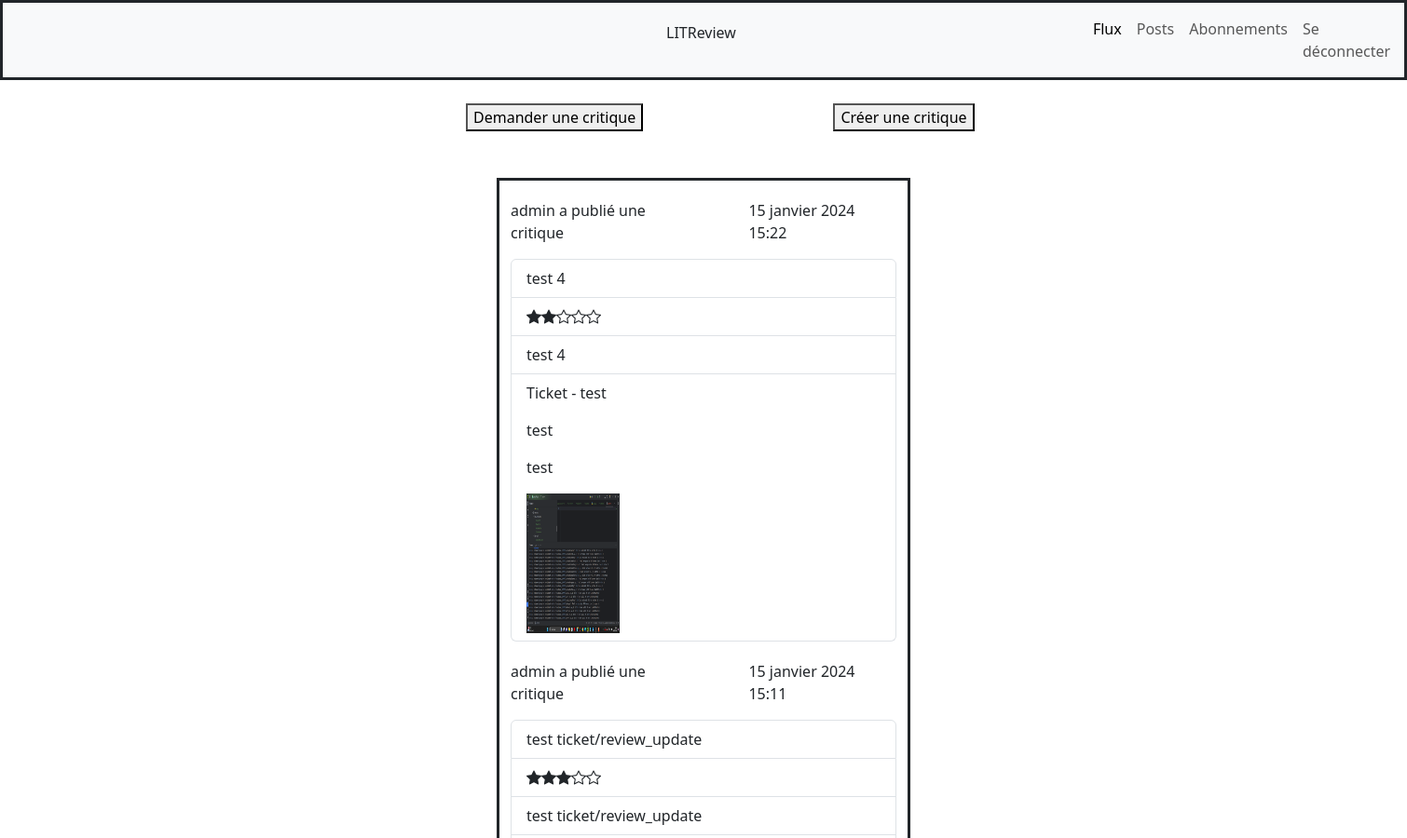
Before: /home/ (signed in, upper part) with the older database file.
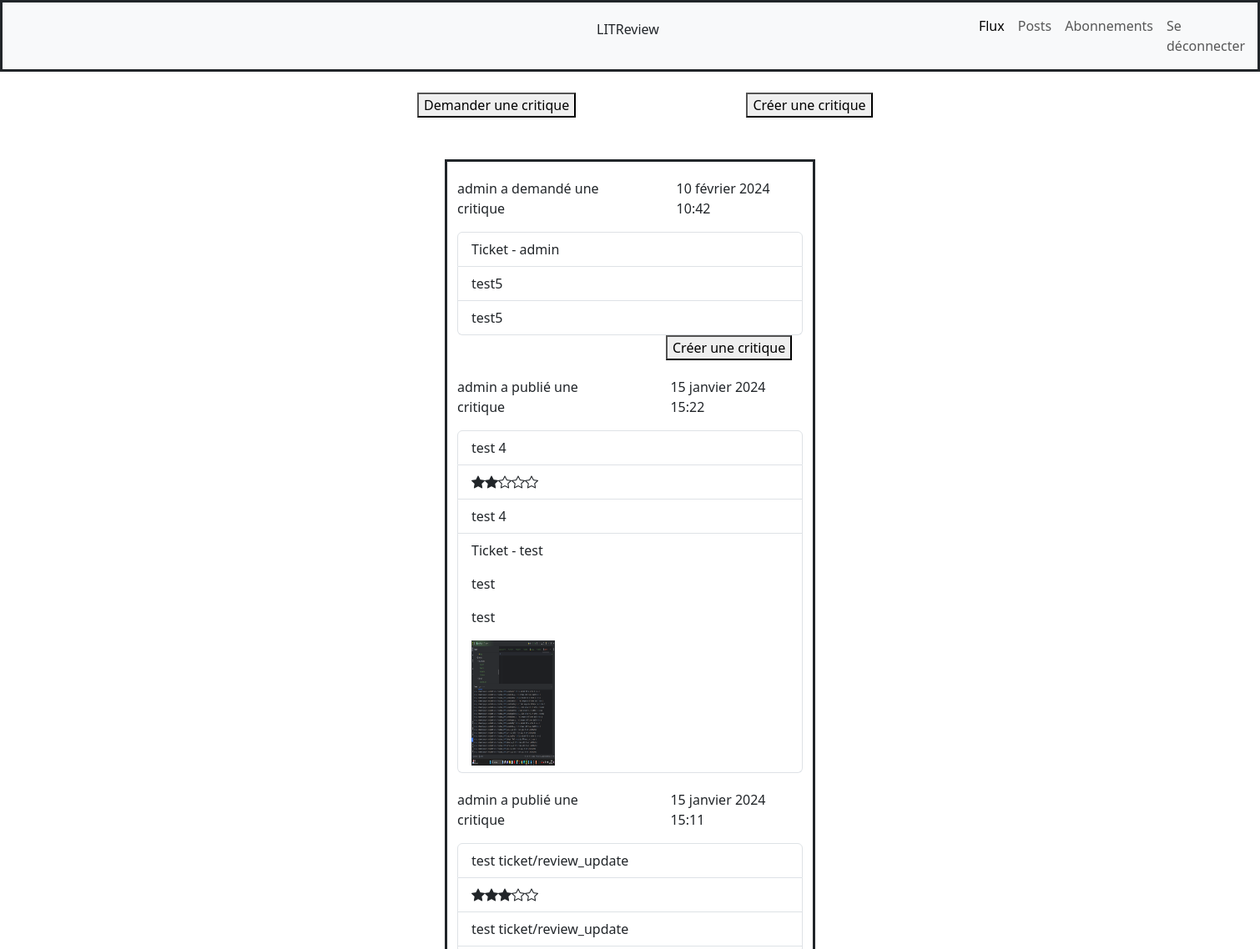
After: the same page with the newer database file.
### critical/models.py (models this page shows)
class Review(models.Model):
    name = models.CharField(max_length=100)
    ticket = models.ForeignKey(to=Ticket, null=True, on_delete=models.CASCADE)
    rating = models.PositiveSmallIntegerField(
        validators=[MinValueValidator(0), MaxValueValidator(5)]
    )
    user = models.ForeignKey(to=User, on_delete=models.CASCADE)
    headline = models.CharField(max_length=128)
    body = models.TextField(max_length=8192, blank=True)
    time_created = models.DateTimeField(auto_now_add=True)
    @property
    def display_rating(self):
        full_star = ''
        empty_star = ''
        for i in range(self.rating):
            full_star += '<i class="bi bi-star-fill"></i>'
        for i in range(5-self.rating):
            empty_star += '<i class="bi bi-star"></i>'
        return full_star + empty_star

class Ticket(models.Model):
    title = models.CharField(max_length=128)
    description = models.TextField(max_length=2048, blank=True)
    user = models.ForeignKey(to=User, on_delete=models.CASCADE)
    image = models.ImageField(null=True, blank=True, upload_to='ticket')
    time_created = models.DateTimeField(auto_now_add=True)

### critical/views.py (the view)
# urls.py: 2. Add a URL to urlpatterns:  path('', views.home, name='home')
@login_required
def home(request):
    followed = request.user.following.all()
    following_list = [userfollow.followed_user for userfollow in followed]
    reviews = Review.objects.filter(
        Q(user__in=following_list) | Q(user=request.user))
    reviews = reviews.annotate(content_type=Value("Review", CharField()))
    print(reviews)
    tickets = Ticket.objects.filter(
        Q(user__in=following_list) | Q(user=request.user))
    tickets = tickets.annotate(content_type=Value("Ticket", CharField()))
    print(tickets)
    reviews_and_tickets = sorted(
        chain(reviews, tickets),
        key=lambda instance: instance.time_created,
        reverse=True
    )
    print(reviews_and_tickets)
    context = {
        'reviews_and_tickets': reviews_and_tickets,
    }
    return render(request, 'critical/home.html', context=context)

### templates/critical/home.html
{% extends 'critical/base.html' %}
{% load crispy_forms_tags %}
{% block content %}
<div style="margin-top:25px; margin-bottom:50px; margin-left:300px">
    <button onclick="window.location.href ={% url 'add-ticket' %}" style="margin-left:200px" aria-label="Demander une critique">Demander une critique</button>
    <button onclick="window.location.href ={% url 'add-ticket-and-review' %}" style="margin-left:200px" aria-label="Créer une critique">Créer une critique</button>
</div>
<div class="container">
  <div class="row">
      <div class="col-sm"></div>
      <div class="col-sm" style="border:solid">
        {% for instance in reviews_and_tickets %}
            {% if instance.content_type == 'Review' %}
                {% include 'critical/partials/critical_snippet_review.html' with review=instance %}
            {% elif instance.content_type == 'Ticket' %}
                {% include 'critical/partials/critical_snippet_ticket.html' with ticket=instance %}
            {% endif %}
        {% endfor %}
      </div>
      <div class="col-sm"></div>
  </div>
</div>
{% endblock content %}

### templates/critical/base.html (shortened to what this page needs)
<!DOCTYPE html>
<html lang="en">
    <head>
        <link href="https://cdn.jsdelivr.net/npm/bootstrap@5.0.2/dist/css/bootstrap.min.css" rel="stylesheet">
        <link href="https://cdn.jsdelivr.net/npm/bootstrap@5.3.2/dist/css/bootstrap.min.css" rel="stylesheet"
>
        <link rel="stylesheet" href="https://cdn.jsdelivr.net/npm/bootstrap-icons@1.11.3/font/bootstrap-icons.min.css">
    </head>
    <body>
        <nav class="navbar navbar-expand-lg bg-body-tertiary" style="border:solid">
            <div class="container-fluid">
                <p style="margin-left:700px">LITReview</p><h1 style="color: white"></h1>
                <div class="collapse navbar-collapse" id="navbarNavAltMarkup" style="margin-left:375px">
                  <div class="navbar-nav">
                    <a class="nav-link active" aria-current="page" href="{% url 'home' %}">Flux</a>
                    <a class="nav-link" href="{% url 'posts' %}">Posts</a>
                    <a class="nav-link" href="{% url 'follow' %}">Abonnements</a>
                    <a class="nav-link" href="{% url 'logout' %}">Se déconnecter</a>
                  </div>
                </div>
            </div>
        </nav>
        {% block content %}{% endblock content %}
    </body>
</html>

### templates/critical/partials/critical_snippet_ticket.html (shortened to what this page needs)
<div style="display: flex; margin-top: 20px">
    <p>{{ instance.user }} a demandé une critique</p>
    <p style="margin-left: 40px" >{{ ticket.time_created }}</p>
</div>
<ul class="list-group">
    <li class="list-group-item">Ticket - {{ instance.user }}</li>
    <li class="list-group-item">{{ instance.title }}</li>
    <li class="list-group-item">{{ instance.description }}</li>
</ul>
{% if not ticket.review_set.exists %}
<a href="{% url 'add-review' ticket.id %}">
    <button style="margin-left:250px" aria-label="Créer une critique">Créer une critique</button>
</a>
{% endif %}

### templates/critical/partials/critical_snippet_review.html
<div style="display: flex; margin-top: 20px">
    <p>{{ instance.user }} a publié une critique</p>
    <p style="margin-left: 50px">{{ instance.time_created }}</p>
</div>
<ul class="list-group">
    <li class="list-group-item">{{ instance.headline }}</li>
    <li class="list-group-item">{{ instance.display_rating | safe }}</li>
    <li class="list-group-item">{{ instance.body }}</li>
    <li class="list-group-item">
        <p>Ticket - {{ instance.ticket.user }}</p>
        <p>{{ instance.ticket.title }}</p>
        <p>{{ instance.ticket.description }}</p>
        {% if instance.ticket.image %}
        <img src="{{ instance.ticket.image.url }}" style="width: 100px; height: 150px;">
        {% endif %}
    </li>
</ul>

Changed rows visible on the page:
added Ticket: user "admin", time_created "10 février 2024 10:42", title "test5", description "test5", shows "Créer une critique"
